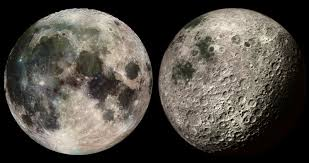
#> input picture s1/tai/tp4/df.jpg, 309 x 163 px, found by its file name
$ python exo2.py
#> lines starting #> are read from the running program, lines starting #| are printed output that depends on the picture
import cv2
import numpy as np

def laplacian_pixel(img, x, y):
    laplacian_mask = np.array([[0, 1, 0],
                               [1, -4, 1],
                               [0, 1, 0]])

    # extrating 3x3 parts bech nhsbo
    region = img[x-1:x+2, y-1:y+2]

    laplacian_value = np.sum(region * laplacian_mask)

    return laplacian_value

image = cv2.imread('tp4/df.jpg', cv2.IMREAD_GRAYSCALE)
#> image: shape (163, 309); min 0, max 252, mean 75.9

laplacian_image = np.zeros_like(image, dtype=np.float32)

for x in range(1, image.shape[0]-1):
    for y in range(1, image.shape[1]-1):
        laplacian_image[x, y] = laplacian_pixel(image, x, y)
#> this loop made 161 passes
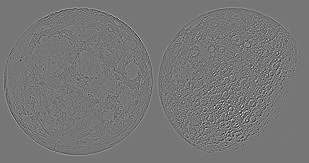
#> laplacian_image: shape (163, 309) float32; min -501, max 575, mean 0; drawn with min black and max white

# to fit the vamlues between 0 and 255 TO MAKE THEM VISIVLE
laplacian_image = cv2.normalize(laplacian_image, None, 0, 255, cv2.NORM_MINMAX)

laplacian_image = np.uint8(laplacian_image)

cv2.imshow('Image originale', image)
cv2.imshow('Laplacian Image', laplacian_image)
cv2.waitKey(0)
cv2.destroyAllWindows()

$ run again, with s1/tai/tp4/moon.jpg copied over s1/tai/tp4/df.jpg
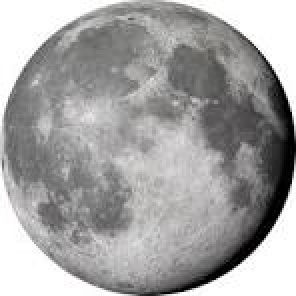
#> input picture s1/tai/tp4/moon.jpg, 148 x 148 px, found by its file name (shown 2 times larger)
#> the loop `for x in range(1, image.shape[0]-1):` made 146 passes
#> after the loop `for x in range(1, image.shape[0]-1):`:
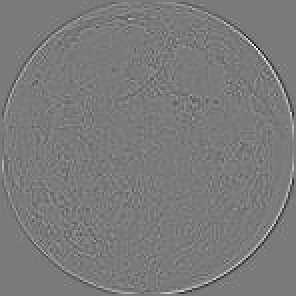
#> laplacian_image: shape (148, 148) float32 (shown 2 times larger); min -418, max 452, mean 0.4; drawn with min black and max white
